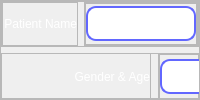
                        <widget class="QFrame" name="left_side">
                         <property name="frameShape">
                          <enum>QFrame::StyledPanel</enum>
                         </property>
                         <property name="frameShadow">
                          <enum>QFrame::Raised</enum>
                         </property>
                         <layout class="QVBoxLayout" name="verticalLayout_3">
                          <property name="leftMargin">
                           <number>0</number>
                          </property>
                          <property name="topMargin">
                           <number>0</number>
                          </property>
                          <property name="rightMargin">
                           <number>0</number>
                          </property>
                          <property name="bottomMargin">
                           <number>0</number>
                          </property>
                          <item>
                           <widget class="QFrame" name="patient_name">
                            <property name="frameShape">
                             <enum>QFrame::StyledPanel</enum>
                            </property>
                            <property name="frameShadow">
                             <enum>QFrame::Raised</enum>
                            </property>
                            <layout class="QHBoxLayout" name="horizontalLayout_20">
                             <property name="leftMargin">
                              <number>0</number>
                             </property>
                             <property name="topMargin">
                              <number>0</number>
                             </property>
                             <property name="rightMargin">
                              <number>0</number>
                             </property>
                             <property name="bottomMargin">
                              <number>0</number>
                             </property>
                             <item>
                              <widget class="QFrame" name="frame_29">
                               <property name="maximumSize">
                                <size>
                                 <width>150</width>
                                 <height>16777215</height>
                                </size>
                               </property>
                               <property name="frameShape">
                                <enum>QFrame::StyledPanel</enum>
                               </property>
                               <property name="frameShadow">
                                <enum>QFrame::Raised</enum>
                               </property>
                               <layout class="QHBoxLayout" name="horizontalLayout_21">
                                <property name="leftMargin">
                                 <number>0</number>
                                </property>
                                <property name="topMargin">
                                 <number>0</number>
                                </property>
                                <property name="rightMargin">
                                 <number>0</number>
                                </property>
                                <property name="bottomMargin">
                                 <number>0</number>
                                </property>
                                <item>
                                 <widget class="QLabel" name="patientLabel">
                                  <property name="maximumSize">
                                   <size>
                                    <width>150</width>
                                    <height>16777215</height>
                                   </size>
                                  </property>
                                  <property name="styleSheet">
                                   <string notr="true">QLabel{
	font: 87 10pt &quot;Montserrat Black&quot;;
	text-align: center;
	color: #FFF;
	background-color: rgba(255, 255, 255, 0);
}</string>
                                  </property>
                                  <property name="text">
                                   <string>Patient Name</string>
                                  </property>
                                  <property name="alignment">
                                   <set>Qt::AlignRight|Qt::AlignTrailing|Qt::AlignVCenter</set>
                                  </property>
                                 </widget>
                                </item>
                               </layout>
                              </widget>
                             </item>
                             <item>
                              <widget class="QFrame" name="frame_30">
                               <property name="frameShape">
                                <enum>QFrame::StyledPanel</enum>
                               </property>
                               <property name="frameShadow">
                                <enum>QFrame::Raised</enum>
                               </property>
                               <layout class="QHBoxLayout" name="horizontalLayout_22">
                                <property name="leftMargin">
                                 <number>0</number>
                                </property>
                                <property name="topMargin">
                                 <number>0</number>
                                </property>
                                <property name="rightMargin">
                                 <number>0</number>
                                </property>
                                <property name="bottomMargin">
                                 <number>0</number>
                                </property>
                                <item>
                                 <widget class="QFrame" name="frame_31">
                                  <property name="maximumSize">
                                   <size>
                                    <width>16777215</width>
                                    <height>50</height>
                                   </size>
                                  </property>
                                  <property name="frameShape">
                                   <enum>QFrame::StyledPanel</enum>
                                  </property>
                                  <property name="frameShadow">
                                   <enum>QFrame::Raised</enum>
                                  </property>
                                  <layout class="QHBoxLayout" name="horizontalLayout_23">
                                   <property name="leftMargin">
                                    <number>0</number>
                                   </property>
                                   <property name="topMargin">
                                    <number>0</number>
                                   </property>
                                   <property name="rightMargin">
                                    <number>0</number>
                                   </property>
                                   <property name="bottomMargin">
                                    <number>0</number>
                                   </property>
                                   <item>
                                    <widget class="QLineEdit" name="patientLineEdit">
                                     <property name="sizePolicy">
                                      <sizepolicy hsizetype="Preferred" vsizetype="Preferred">
                                       <horstretch>0</horstretch>
                                       <verstretch>0</verstretch>
                                      </sizepolicy>
                                     </property>
                                     <property name="minimumSize">
                                      <size>
                                       <width>1</width>
                                       <height>35</height>
                                      </size>
                                     </property>
                                     <property name="maximumSize">
                                      <size>
                                       <width>281</width>
                                       <height>35</height>
                                      </size>
                                     </property>
                                     <property name="styleSheet">
                                      <string notr="true">QLineEdit{
	font: 87 8pt &quot;Montserrat Black&quot;;
	border: 2px solid rgb(98, 103, 255);
	border-radius: 10px;
	color: #2a2b2d;
	background-color: #FFF;
}
QLineEdit:hover{
	border: 2px solid rgb(48,50,62);
}
</string>
                                     </property>
                                     <property name="text">
                                      <string/>
                                     </property>
                                     <property name="alignment">
                                      <set>Qt::AlignCenter</set>
                                     </property>
                                     <property name="dragEnabled">
                                      <bool>true</bool>
                                     </property>
                                     <property name="readOnly">
                                      <bool>true</bool>
                                     </property>
                                     <property name="placeholderText">
                                      <string/>
                                     </property>
                                    </widget>
                                   </item>
                                  </layout>
                                 </widget>
                                </item>
                               </layout>
                              </widget>
                             </item>
                            </layout>
                           </widget>
                          </item>
                          <item>
                           <widget class="QFrame" name="gender">
                            <property name="frameShape">
                             <enum>QFrame::StyledPanel</enum>
                            </property>
                            <property name="frameShadow">
                             <enum>QFrame::Raised</enum>
                            </property>
                            <widget class="QFrame" name="gender_line_edit">
                             <property name="geometry">
                              <rect>
                               <x>157</x>
                               <y>0</y>
                               <width>246</width>
                               <height>47</height>
                              </rect>
                             </property>
                             <property name="frameShape">
                              <enum>QFrame::StyledPanel</enum>
                             </property>
                             <property name="frameShadow">
                              <enum>QFrame::Raised</enum>
                             </property>
                             <layout class="QHBoxLayout" name="horizontalLayout_24">
                              <property name="leftMargin">
                               <number>0</number>
                              </property>
                              <property name="topMargin">
                               <number>0</number>
                              </property>
                              <property name="rightMargin">
                               <number>0</number>
                              </property>
                              <property name="bottomMargin">
                               <number>0</number>
                              </property>
                              <item>
                               <widget class="QFrame" name="gender_line_edit_2">
                                <property name="maximumSize">
                                 <size>
                                  <width>16777215</width>
                                  <height>50</height>
                                 </size>
                                </property>
                                <property name="frameShape">
                                 <enum>QFrame::StyledPanel</enum>
                                </property>
                                <property name="frameShadow">
                                 <enum>QFrame::Raised</enum>
                                </property>
                                <layout class="QHBoxLayout" name="horizontalLayout_25">
                                 <property name="leftMargin">
                                  <number>0</number>
                                 </property>
                                 <property name="topMargin">
                                  <number>0</number>
                                 </property>
                                 <property name="rightMargin">
                                  <number>0</number>
                                 </property>
                                 <property name="bottomMargin">
                                  <number>0</number>
                                 </property>
                                 <item>
                                  <widget class="QLineEdit" name="genderLineEdit">
                                   <property name="sizePolicy">
                                    <sizepolicy hsizetype="Preferred" vsizetype="Preferred">
                                     <horstretch>0</horstretch>
                                     <verstretch>0</verstretch>
                                    </sizepolicy>
                                   </property>
                                   <property name="minimumSize">
                                    <size>
                                     <width>1</width>
                                     <height>35</height>
                                    </size>
                                   </property>
                                   <property name="maximumSize">
                                    <size>
                                     <width>281</width>
                                     <height>35</height>
                                    </size>
                                   </property>
                                   <property name="layoutDirection">
                                    <enum>Qt::LeftToRight</enum>
                                   </property>
                                   <property name="styleSheet">
                                    <string notr="true">QLineEdit{
	font: 87 8pt &quot;Montserrat Black&quot;;
	border: 2px solid rgb(98, 103, 255);
	border-radius: 10px;
	color: #2a2b2d;
	background-color: #FFF;
}
QLineEdit:hover{
	border: 2px solid rgb(48,50,62);
}
</string>
                                   </property>
                                   <property name="text">
                                    <string/>
                                   </property>
                                   <property name="alignment">
                                    <set>Qt::AlignCenter</set>
                                   </property>
                                   <property name="dragEnabled">
                                    <bool>true</bool>
                                   </property>
                                   <property name="readOnly">
                                    <bool>true</bool>
                                   </property>
                                   <property name="placeholderText">
                                    <string/>
                                   </property>
                                  </widget>
                                 </item>
                                </layout>
                               </widget>
                              </item>
                             </layout>
                            </widget>
                            <widget class="QFrame" name="gender_label">
                             <property name="geometry">
                              <rect>
                               <x>0</x>
                               <y>0</y>
                               <width>150</width>
                               <height>47</height>
                              </rect>
                             </property>
                             <property name="maximumSize">
                              <size>
                               <width>150</width>
                               <height>16777215</height>
                              </size>
                             </property>
                             <property name="frameShape">
                              <enum>QFrame::StyledPanel</enum>
                             </property>
                             <property name="frameShadow">
                              <enum>QFrame::Raised</enum>
                             </property>
                             <layout class="QHBoxLayout" name="horizontalLayout_26">
                              <property name="leftMargin">
                               <number>0</number>
                              </property>
                              <property name="topMargin">
                               <number>0</number>
                              </property>
                              <property name="rightMargin">
                               <number>0</number>
                              </property>
                              <property name="bottomMargin">
                               <number>0</number>
                              </property>
                              <item>
                               <widget class="QLabel" name="genderLabel">
                                <property name="maximumSize">
                                 <size>
                                  <width>150</width>
                                  <height>16777215</height>
                                 </size>
                                </property>
                                <property name="styleSheet">
                                 <string notr="true">QLabel{
	font: 87 10pt &quot;Montserrat Black&quot;;
	text-align: center;
	color: #FFF;
	background-color: rgba(255, 255, 255, 0);
}</string>
                                </property>
                                <property name="text">
                                 <string>Gender &amp; Age</string>
                                </property>
                                <property name="alignment">
                                 <set>Qt::AlignRight|Qt::AlignTrailing|Qt::AlignVCenter</set>
                                </property>
                               </widget>
                              </item>
                             </layout>
                            </widget>
                           </widget>
                          </item>
                         </layout>
                        </widget>
